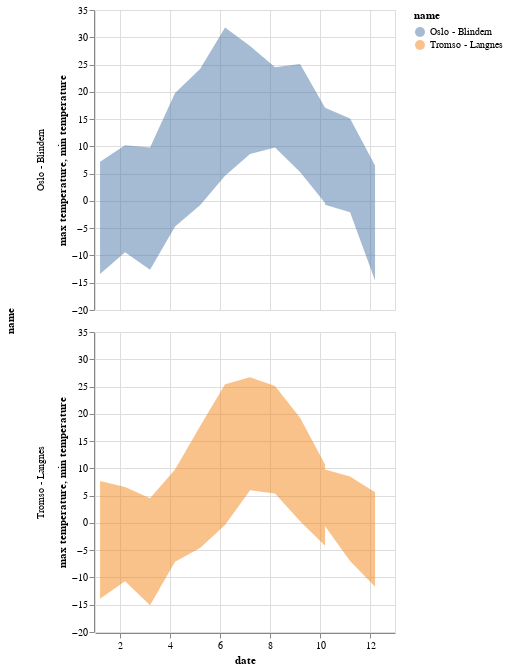

Here is the notebook cell this chart was saved with:
### Code cell
alt.Chart(data).mark_area(opacity=0.5).encode(
    x="date",
    y="max temperature",
    y2="min temperature",
    color="name",
    row="name",
    )

### Figure 1 — Vega-Lite specification as saved in the notebook (floating-point values rounded to 4 significant figures)
{"config": {"view": {"continuousWidth": 300, "continuousHeight": 300}}, "data": {"name": "data-f4ac2cced84352f89084c1c2a620235a"}, "mark": {"type": "area", "opacity": 0.5}, "encoding": {"color": {"field": "name", "type": "nominal"}, "row": {"field": "name", "type": "nominal"}, "x": {"field": "date", "type": "quantitative"}, "y": {"field": "max temperature", "type": "quantitative"}, "y2": {"field": "min temperature"}}, "$schema": "https://vega.github.io/schema/vega-lite/v5.8.0.json", "datasets": {"data-f4ac2cced84352f89084c1c2a620235a": [{"name": "Tromso - Langnes", "station": "SN90490", "date": 10.2, "max temperature": 10.7, "precipitation": 187.0, "min temperature": -4.2}, {"name": "Tromso - Langnes", "station": "SN90490", "date": 11.2, "max temperature": 8.5, "precipitation": 41.5, "min temperature": -7.0}, {"name": "Tromso - Langnes", "station": "SN90490", "date": 12.2, "max temperature": 5.6, "precipitation": 88.8, "min temperature": -11.7}, {"name": "Tromso - Langnes", "station": "SN90490", "date": 1.202, "max temperature": 7.7, "precipitation": 111.4, "min temperature": -13.9}, {"name": "Tromso - Langnes", "station": "SN90490", "date": 2.202, "max temperature": 6.6, "precipitation": 171.3, "min temperature": -10.7}, {"name": "Tromso - Langnes", "station": "SN90490", "date": 3.202, "max temperature": 4.5, "precipitation": 157.0, "min temperature": -15.1}, {"name": "Tromso - Langnes", "station": "SN90490", "date": 4.202, "max temperature": 9.8, "precipitation": 85.0, "min temperature": -7.1}, {"name": "Tromso - Langnes", "station": "SN90490", "date": 5.202, "max temperature": 17.7, "precipitation": 101.2, "min temperature": -4.6}, {"name": "Tromso - Langnes", "station": "SN90490", "date": 6.202, "max temperature": 25.4, "precipitation": 43.4, "min temperature": -0.4}, {"name": "Tromso - Langnes", "station": "SN90490", "date": 7.202, "max temperature": 26.7, "precipitation": 14.0, "min temperature": 6.0}, {"name": "Tromso - Langnes", "station": "SN90490", "date": 8.202, "max temperature": 25.1, "precipitation": 43.4, "min temperature": 5.4}, {"name": "Tromso - Langnes", "station": "SN90490", "date": 9.202, "max temperature": 19.3, "precipitation": 163.7, "min temperature": 0.3}, {"name": "Tromso - Langnes", "station": "SN90490", "date": 10.2, "max temperature": 9.8, "precipitation": 64.8, "min temperature": -0.6}, {"name": "Oslo - Blindern", "station": "SN18700", "date": 10.2, "max temperature": 17.1, "precipitation": 82.9, "min temperature": -0.4}, {"name": "Oslo - Blindern", "station": "SN18700", "date": 11.2, "max temperature": 15.1, "precipitation": 83.4, "min temperature": -2.1}, {"name": "Oslo - Blindern", "station": "SN18700", "date": 12.2, "max temperature": 6.5, "precipitation": 85.5, "min temperature": -14.6}, {"name": "Oslo - Blindern", "station": "SN18700", "date": 1.202, "max temperature": 7.2, "precipitation": 100.5, "min temperature": -13.4}, {"name": "Oslo - Blindern", "station": "SN18700", "date": 2.202, "max temperature": 10.2, "precipitation": 46.0, "min temperature": -9.4}, {"name": "Oslo - Blindern", "station": "SN18700", "date": 3.202, "max temperature": 9.8, "precipitation": 72.6, "min temperature": -12.6}, {"name": "Oslo - Blindern", "station": "SN18700", "date": 4.202, "max temperature": 19.8, "precipitation": 99.7, "min temperature": -4.7}, {"name": "Oslo - Blindern", "station": "SN18700", "date": 5.202, "max temperature": 24.2, "precipitation": 17.0, "min temperature": -0.8}, {"name": "Oslo - Blindern", "station": "SN18700", "date": 6.202, "max temperature": 31.8, "precipitation": 39.9, "min temperature": 4.6}, {"name": "Oslo - Blindern", "station": "SN18700", "date": 7.202, "max temperature": 28.4, "precipitation": 146.9, "min temperature": 8.6}, {"name": "Oslo - Blindern", "station": "SN18700", "date": 8.202, "max temperature": 24.5, "precipitation": 259.8, "min temperature": 9.8}, {"name": "Oslo - Blindern", "station": "SN18700", "date": 9.202, "max temperature": 25.1, "precipitation": 105.8, "min temperature": 5.3}, {"name": "Oslo - Blindern", "station": "SN18700", "date": 10.2, "max temperature": 17.1, "precipitation": 7.3, "min temperature": -0.7}]}}
